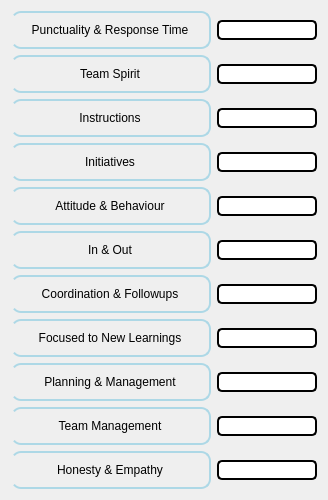
            <widget class="QWidget" name="ContentOnEvaluatePage" native="true">
             <property name="styleSheet">
              <string notr="true">QLineEdit{border:2px solid black; border-radius: 5px;}</string>
             </property>
             <layout class="QGridLayout" name="gridLayout_4">
              <item row="4" column="0">
               <widget class="QLabel" name="label_61">
                <property name="minimumSize">
                 <size>
                  <width>200</width>
                  <height>0</height>
                 </size>
                </property>
                <property name="maximumSize">
                 <size>
                  <width>0</width>
                  <height>16777215</height>
                 </size>
                </property>
                <property name="styleSheet">
                 <string notr="true">border-radius:10px; border: 2px solid lightblue; border-left: 0px; border-radius: 10px; padding: 10px;</string>
                </property>
                <property name="text">
                 <string>Attitude &amp; Behaviour</string>
                </property>
                <property name="alignment">
                 <set>Qt::AlignCenter</set>
                </property>
               </widget>
              </item>
              <item row="3" column="1">
               <widget class="QLineEdit" name="lineEdit_6">
                <property name="minimumSize">
                 <size>
                  <width>100</width>
                  <height>0</height>
                 </size>
                </property>
                <property name="maximumSize">
                 <size>
                  <width>50</width>
                  <height>16777215</height>
                 </size>
                </property>
                <property name="alignment">
                 <set>Qt::AlignCenter</set>
                </property>
               </widget>
              </item>
              <item row="5" column="0">
               <widget class="QLabel" name="label_62">
                <property name="minimumSize">
                 <size>
                  <width>200</width>
                  <height>0</height>
                 </size>
                </property>
                <property name="maximumSize">
                 <size>
                  <width>0</width>
                  <height>16777215</height>
                 </size>
                </property>
                <property name="styleSheet">
                 <string notr="true">border-radius:10px; border: 2px solid lightblue; border-left: 0px; border-radius: 10px; padding: 10px;</string>
                </property>
                <property name="text">
                 <string>In &amp; Out</string>
                </property>
                <property name="alignment">
                 <set>Qt::AlignCenter</set>
                </property>
               </widget>
              </item>
              <item row="6" column="0">
               <widget class="QLabel" name="label_63">
                <property name="minimumSize">
                 <size>
                  <width>200</width>
                  <height>0</height>
                 </size>
                </property>
                <property name="maximumSize">
                 <size>
                  <width>0</width>
                  <height>16777215</height>
                 </size>
                </property>
                <property name="styleSheet">
                 <string notr="true">border-radius:10px; border: 2px solid lightblue; border-left: 0px; border-radius: 10px; padding: 10px;</string>
                </property>
                <property name="text">
                 <string>Coordination &amp; Followups</string>
                </property>
                <property name="alignment">
                 <set>Qt::AlignCenter</set>
                </property>
               </widget>
              </item>
              <item row="5" column="1">
               <widget class="QLineEdit" name="lineEdit_8">
                <property name="minimumSize">
                 <size>
                  <width>100</width>
                  <height>0</height>
                 </size>
                </property>
                <property name="maximumSize">
                 <size>
                  <width>50</width>
                  <height>16777215</height>
                 </size>
                </property>
                <property name="alignment">
                 <set>Qt::AlignCenter</set>
                </property>
               </widget>
              </item>
              <item row="4" column="1">
               <widget class="QLineEdit" name="lineEdit_7">
                <property name="minimumSize">
                 <size>
                  <width>100</width>
                  <height>0</height>
                 </size>
                </property>
                <property name="maximumSize">
                 <size>
                  <width>50</width>
                  <height>16777215</height>
                 </size>
                </property>
                <property name="alignment">
                 <set>Qt::AlignCenter</set>
                </property>
               </widget>
              </item>
              <item row="6" column="1">
               <widget class="QLineEdit" name="lineEdit_9">
                <property name="minimumSize">
                 <size>
                  <width>100</width>
                  <height>0</height>
                 </size>
                </property>
                <property name="maximumSize">
                 <size>
                  <width>50</width>
                  <height>16777215</height>
                 </size>
                </property>
                <property name="alignment">
                 <set>Qt::AlignCenter</set>
                </property>
               </widget>
              </item>
              <item row="7" column="0">
               <widget class="QLabel" name="label_64">
                <property name="minimumSize">
                 <size>
                  <width>200</width>
                  <height>0</height>
                 </size>
                </property>
                <property name="maximumSize">
                 <size>
                  <width>0</width>
                  <height>16777215</height>
                 </size>
                </property>
                <property name="styleSheet">
                 <string notr="true">border-radius:10px; border: 2px solid lightblue; border-left: 0px; border-radius: 10px; padding: 10px;</string>
                </property>
                <property name="text">
                 <string>Focused to New Learnings</string>
                </property>
                <property name="alignment">
                 <set>Qt::AlignCenter</set>
                </property>
               </widget>
              </item>
              <item row="1" column="1">
               <widget class="QLineEdit" name="lineEdit_4">
                <property name="minimumSize">
                 <size>
                  <width>100</width>
                  <height>0</height>
                 </size>
                </property>
                <property name="maximumSize">
                 <size>
                  <width>50</width>
                  <height>16777215</height>
                 </size>
                </property>
                <property name="styleSheet">
                 <string notr="true"/>
                </property>
                <property name="alignment">
                 <set>Qt::AlignCenter</set>
                </property>
               </widget>
              </item>
              <item row="2" column="0">
               <widget class="QLabel" name="label_58">
                <property name="minimumSize">
                 <size>
                  <width>200</width>
                  <height>0</height>
                 </size>
                </property>
                <property name="maximumSize">
                 <size>
                  <width>0</width>
                  <height>16777215</height>
                 </size>
                </property>
                <property name="styleSheet">
                 <string notr="true">border-radius:10px; border: 2px solid lightblue; border-left: 0px; border-radius: 10px; padding: 10px;</string>
                </property>
                <property name="text">
                 <string>Instructions</string>
                </property>
                <property name="alignment">
                 <set>Qt::AlignCenter</set>
                </property>
               </widget>
              </item>
              <item row="2" column="1">
               <widget class="QLineEdit" name="lineEdit_5">
                <property name="minimumSize">
                 <size>
                  <width>100</width>
                  <height>0</height>
                 </size>
                </property>
                <property name="maximumSize">
                 <size>
                  <width>50</width>
                  <height>16777215</height>
                 </size>
                </property>
                <property name="styleSheet">
                 <string notr="true"/>
                </property>
                <property name="alignment">
                 <set>Qt::AlignCenter</set>
                </property>
               </widget>
              </item>
              <item row="3" column="0">
               <widget class="QLabel" name="label_60">
                <property name="minimumSize">
                 <size>
                  <width>200</width>
                  <height>0</height>
                 </size>
                </property>
                <property name="maximumSize">
                 <size>
                  <width>0</width>
                  <height>16777215</height>
                 </size>
                </property>
                <property name="styleSheet">
                 <string notr="true">border-radius:10px; border: 2px solid lightblue; border-left: 0px; border-radius: 10px; padding: 10px;</string>
                </property>
                <property name="text">
                 <string>Initiatives</string>
                </property>
                <property name="alignment">
                 <set>Qt::AlignCenter</set>
                </property>
               </widget>
              </item>
              <item row="8" column="0">
               <widget class="QLabel" name="label_65">
                <property name="minimumSize">
                 <size>
                  <width>200</width>
                  <height>0</height>
                 </size>
                </property>
                <property name="maximumSize">
                 <size>
                  <width>0</width>
                  <height>16777215</height>
                 </size>
                </property>
                <property name="styleSheet">
                 <string notr="true">border-radius:10px; border: 2px solid lightblue; border-left: 0px; border-radius: 10px; padding: 10px;</string>
                </property>
                <property name="text">
                 <string>Planning &amp; Management</string>
                </property>
                <property name="alignment">
                 <set>Qt::AlignCenter</set>
                </property>
               </widget>
              </item>
              <item row="7" column="1">
               <widget class="QLineEdit" name="lineEdit_10">
                <property name="minimumSize">
                 <size>
                  <width>100</width>
                  <height>0</height>
                 </size>
                </property>
                <property name="maximumSize">
                 <size>
                  <width>50</width>
                  <height>16777215</height>
                 </size>
                </property>
                <property name="alignment">
                 <set>Qt::AlignCenter</set>
                </property>
               </widget>
              </item>
              <item row="9" column="0">
               <widget class="QLabel" name="label_66">
                <property name="minimumSize">
                 <size>
                  <width>200</width>
                  <height>0</height>
                 </size>
                </property>
                <property name="maximumSize">
                 <size>
                  <width>0</width>
                  <height>16777215</height>
                 </size>
                </property>
                <property name="styleSheet">
                 <string notr="true">border-radius:10px; border: 2px solid lightblue; border-left: 0px; border-radius: 10px; padding: 10px;</string>
                </property>
                <property name="text">
                 <string>Team Management</string>
                </property>
                <property name="alignment">
                 <set>Qt::AlignCenter</set>
                </property>
               </widget>
              </item>
              <item row="8" column="1">
               <widget class="QLineEdit" name="lineEdit_11">
                <property name="minimumSize">
                 <size>
                  <width>100</width>
                  <height>0</height>
                 </size>
                </property>
                <property name="maximumSize">
                 <size>
                  <width>50</width>
                  <height>16777215</height>
                 </size>
                </property>
                <property name="alignment">
                 <set>Qt::AlignCenter</set>
                </property>
               </widget>
              </item>
              <item row="9" column="1">
               <widget class="QLineEdit" name="lineEdit_12">
                <property name="minimumSize">
                 <size>
                  <width>100</width>
                  <height>0</height>
                 </size>
                </property>
                <property name="maximumSize">
                 <size>
                  <width>50</width>
                  <height>16777215</height>
                 </size>
                </property>
                <property name="alignment">
                 <set>Qt::AlignCenter</set>
                </property>
               </widget>
              </item>
              <item row="10" column="0">
               <widget class="QLabel" name="label_67">
                <property name="minimumSize">
                 <size>
                  <width>200</width>
                  <height>0</height>
                 </size>
                </property>
                <property name="maximumSize">
                 <size>
                  <width>0</width>
                  <height>16777215</height>
                 </size>
                </property>
                <property name="styleSheet">
                 <string notr="true">border-radius:10px; border: 2px solid lightblue; border-left: 0px; border-radius: 10px; padding: 10px;</string>
                </property>
                <property name="text">
                 <string>Honesty &amp; Empathy</string>
                </property>
                <property name="alignment">
                 <set>Qt::AlignCenter</set>
                </property>
               </widget>
              </item>
              <item row="1" column="0">
               <widget class="QLabel" name="label_57">
                <property name="minimumSize">
                 <size>
                  <width>200</width>
                  <height>0</height>
                 </size>
                </property>
                <property name="maximumSize">
                 <size>
                  <width>0</width>
                  <height>16777215</height>
                 </size>
                </property>
                <property name="styleSheet">
                 <string notr="true">border-radius:10px; border: 2px solid lightblue; border-left: 0px; border-radius: 10px; padding: 10px;</string>
                </property>
                <property name="text">
                 <string>Team Spirit</string>
                </property>
                <property name="alignment">
                 <set>Qt::AlignCenter</set>
                </property>
               </widget>
              </item>
              <item row="10" column="1">
               <widget class="QLineEdit" name="lineEdit_13">
                <property name="minimumSize">
                 <size>
                  <width>100</width>
                  <height>0</height>
                 </size>
                </property>
                <property name="maximumSize">
                 <size>
                  <width>50</width>
                  <height>16777215</height>
                 </size>
                </property>
                <property name="alignment">
                 <set>Qt::AlignCenter</set>
                </property>
               </widget>
              </item>
              <item row="0" column="1">
               <widget class="QLineEdit" name="lineEdit_3">
                <property name="minimumSize">
                 <size>
                  <width>100</width>
                  <height>0</height>
                 </size>
                </property>
                <property name="maximumSize">
                 <size>
                  <width>50</width>
                  <height>16777215</height>
                 </size>
                </property>
                <property name="styleSheet">
                 <string notr="true"/>
                </property>
                <property name="alignment">
                 <set>Qt::AlignCenter</set>
                </property>
               </widget>
              </item>
              <item row="0" column="0">
               <widget class="QLabel" name="label_56">
                <property name="minimumSize">
                 <size>
                  <width>200</width>
                  <height>0</height>
                 </size>
                </property>
                <property name="maximumSize">
                 <size>
                  <width>0</width>
                  <height>16777215</height>
                 </size>
                </property>
                <property name="styleSheet">
                 <string notr="true">border-radius:10px; border: 2px solid lightblue; border-left: 0px; border-radius: 10px; padding: 10px;</string>
                </property>
                <property name="text">
                 <string>Punctuality &amp; Response Time</string>
                </property>
                <property name="alignment">
                 <set>Qt::AlignCenter</set>
                </property>
               </widget>
              </item>
             </layout>
            </widget>
